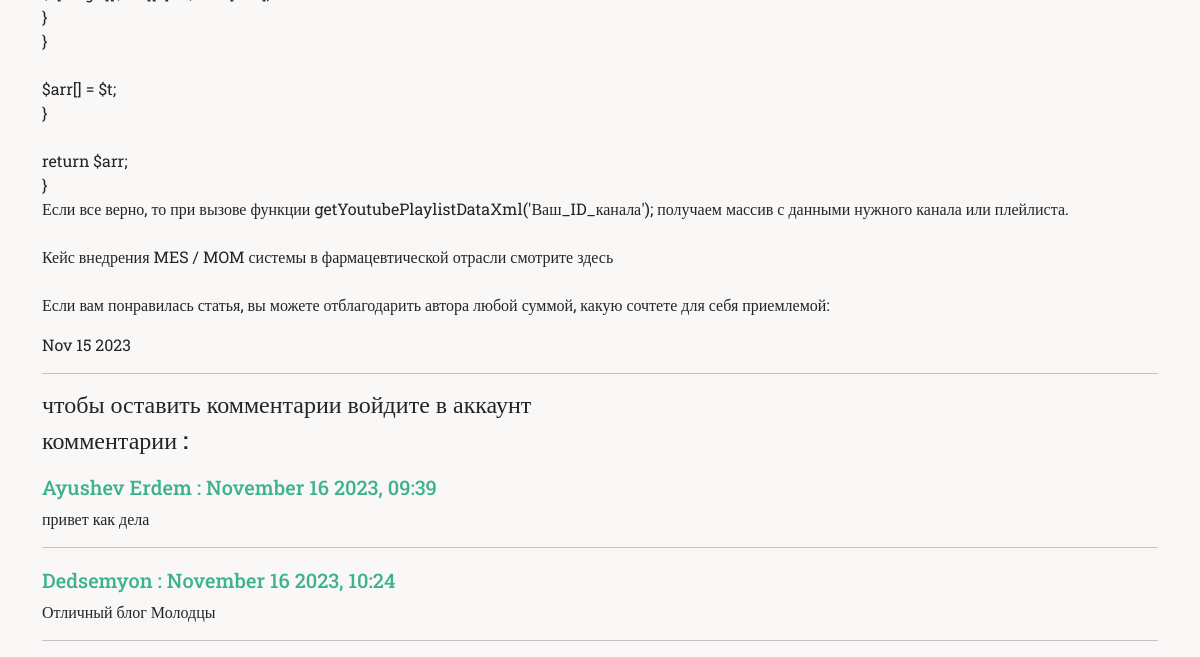
/detail/7/ (lower part), run on an earlier commit of the app's database.
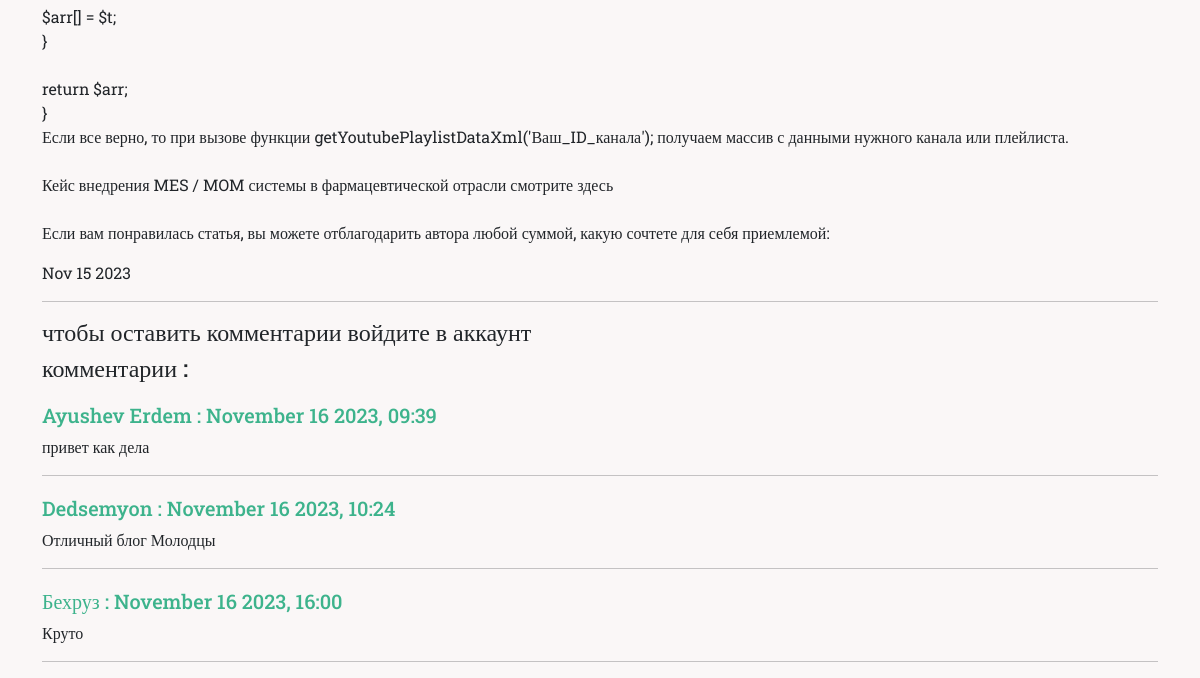
And on a later commit of the database.
### acdemiy/models.py (models this page shows, shortened)
class Blog(models.Model):
    title = models.CharField(max_length=100)
    description = models.CharField(max_length=250  , blank=True)
    full_text = models.TextField()
    image = models.ImageField(upload_to ='media/blog/images' , height_field=None, width_field=None, max_length=None)
    url = models.CharField( max_length=100 , blank=True)
    created = models.DateTimeField(auto_now=False, auto_now_add=False)

class CommentsModel(models.Model):
    user = models.ForeignKey( UserForm , verbose_name=(""), on_delete=models.CASCADE)
    course_id = models.ForeignKey(Blog, verbose_name=(""), on_delete=models.CASCADE)
    text = models.TextField()
    created = models.DateTimeField(auto_now_add=True)

class UserForm(models.Model):
    user = models.ForeignKey( User , verbose_name=(""), on_delete=models.CASCADE)
    email = models.EmailField(max_length=254)
    last_name = models.CharField(max_length=50, blank=True)
    surname = models.CharField(max_length=50 , blank=True)
    password = models.CharField(max_length=50)
    score = models.IntegerField(blank=True , default=0)
    created = models.DateTimeField(auto_now_add=True)
    class Meta:
        verbose_name = ("UserForm")
        verbose_name_plural = ("UserForms")

### acdemiy/views.py (the view)
# urls.py: path('detail/<int:pk>/' , views.blog_detail , name='detail'),
def blog_detail(request, pk):
    blog = db.Blog.objects.get(id=pk)
    coments = db.CommentsModel.objects.filter(course_id=pk)
    return render(
        request, "academiy/blog_detail.html", {"blog": blog, "coments": coments}
    )

### acdemiy/templates/academiy/blog_detail.html (shortened to what this page needs)
{% extends "academiy/layout.html" %}
{% load static %}
{% block stili %}<link rel="stylesheet" href="{% static 'academiy/css/blog_detail.css' %}">{% endblock %}
{% block body %}
    <div class="container">
        <br>
        <br>
        <br>
        <div class="full_text">
            <p>{{ blog.full_text|safe|linebreaksbr }}<p>
        <span>{{ blog.created|date:'M d Y'}}</span>
        </div>
        <hr>
        {% if user.is_authenticated %}
            <h4>оставьте комментарии : </h4>
            <form action='{% url "academiy:create_comment" %}' method="post">
                <textarea name="comment" id="" cols="40" rows="5"></textarea><br>
                <input type="hidden" name="blog_id" value="{{ blog.id }}">
                {% csrf_token %}
                <button class="btn btn-success" type="submit">сохранит</button>
            </form>
        {% else %}
            <h4>чтобы оставить комментарии войдите в аккаунт</h4>
        {% endif %}
        <h4>комментарии : </h4>
        {% for coment in coments %}
            <div class="coments">
                <h5>{{ coment.user.user.username }} : {{ coment.created|date:'F j Y, H:i' }}</h5>
                <p>{{ coment.text }}</p>
                <hr>
            </div>
        {% endfor %}
    </div>
{% endblock %}

What changed in the data, as far as the page shows it:
changed Blog: full_text "} } $arr[] = $t; }…" → "$arr[] = $t; }…"
added CommentsModel: user.user.username "Бехруз", created "November 16 2023, 16:00", text "Круто"
